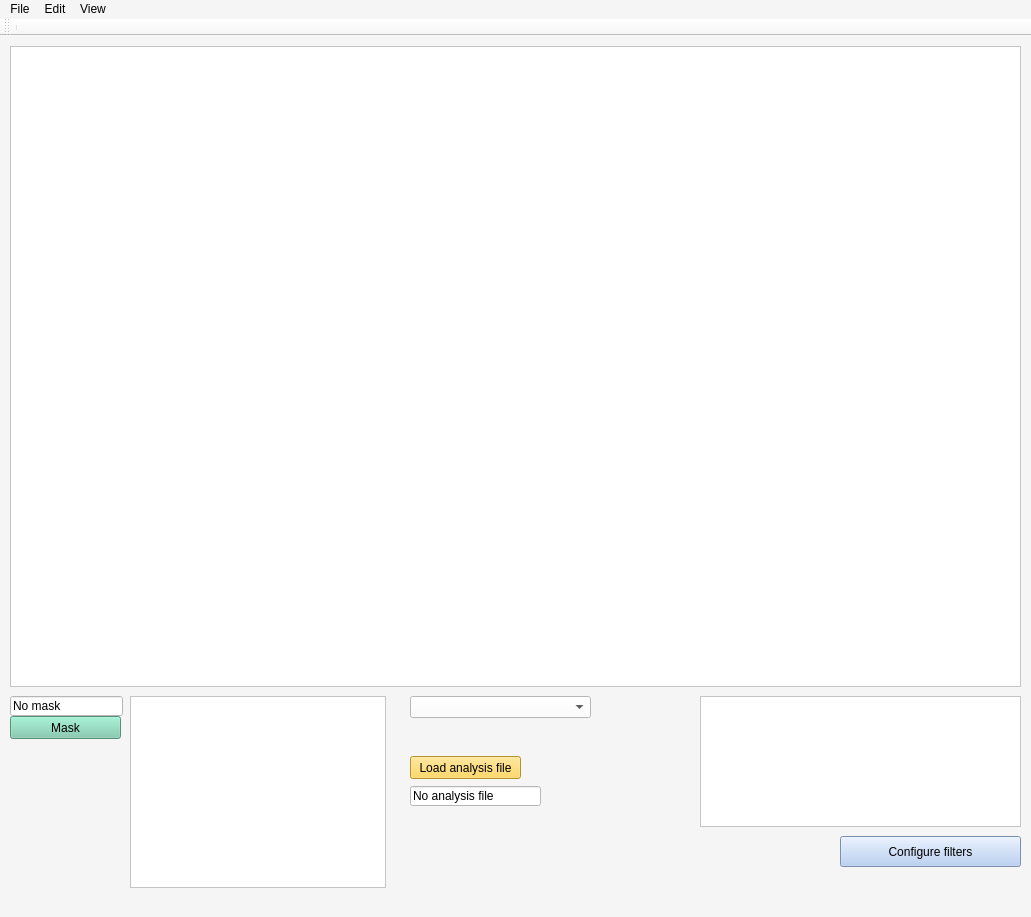
<?xml version="1.0" encoding="UTF-8"?>
<ui version="4.0">
 <class>MainWindow</class>
 <widget class="QMainWindow" name="MainWindow">
  <property name="geometry">
   <rect>
    <x>0</x>
    <y>0</y>
    <width>1031</width>
    <height>917</height>
   </rect>
  </property>
  <property name="windowTitle">
   <string>MainWindow</string>
  </property>
  <property name="styleSheet">
   <string notr="true">background-color: rgb(245,245,245);</string>
  </property>
  <widget class="QWidget" name="centralwidget">
   <widget class="QComboBox" name="imageFileNavigatorView">
    <property name="geometry">
     <rect>
      <x>410</x>
      <y>660</y>
      <width>181</width>
      <height>22</height>
     </rect>
    </property>
    <property name="styleSheet">
     <string notr="true">background-color: rgb(255,255,255);</string>
    </property>
   </widget>
   <widget class="QPushButton" name="toggleSegmentationMaskButton">
    <property name="geometry">
     <rect>
      <x>10</x>
      <y>680</y>
      <width>111</width>
      <height>23</height>
     </rect>
    </property>
    <property name="toolTip">
     <string>&lt;html&gt;&lt;head/&gt;&lt;body&gt;&lt;p&gt;Click to toggle the segmentation mask overlay (if exists)&lt;/p&gt;&lt;/body&gt;&lt;/html&gt;</string>
    </property>
    <property name="styleSheet">
     <string notr="true">color: rgb(0, 0, 0);
background-color: rgb(120, 201, 172);</string>
    </property>
    <property name="text">
     <string>Mask</string>
    </property>
   </widget>
   <widget class="QLineEdit" name="segmentationMaskFileDisplay">
    <property name="geometry">
     <rect>
      <x>10</x>
      <y>660</y>
      <width>113</width>
      <height>20</height>
     </rect>
    </property>
    <property name="styleSheet">
     <string notr="true">background-color: rgb(255, 255, 255);</string>
    </property>
    <property name="text">
     <string>No mask</string>
    </property>
   </widget>
   <widget class="QPushButton" name="loadAnalysisFileButton">
    <property name="geometry">
     <rect>
      <x>410</x>
      <y>720</y>
      <width>111</width>
      <height>23</height>
     </rect>
    </property>
    <property name="styleSheet">
     <string notr="true">background-color: rgb(252, 205, 64);</string>
    </property>
    <property name="text">
     <string>Load analysis file</string>
    </property>
   </widget>
   <widget class="QLineEdit" name="analysisFileDisplay">
    <property name="geometry">
     <rect>
      <x>410</x>
      <y>750</y>
      <width>131</width>
      <height>20</height>
     </rect>
    </property>
    <property name="styleSheet">
     <string notr="true">background-color: rgb(255, 255, 255);</string>
    </property>
    <property name="text">
     <string>No analysis file</string>
    </property>
   </widget>
   <widget class="QPushButton" name="filterButton">
    <property name="geometry">
     <rect>
      <x>840</x>
      <y>800</y>
      <width>181</width>
      <height>31</height>
     </rect>
    </property>
    <property name="styleSheet">
     <string notr="true">background-color: rgb(172, 199, 241);</string>
    </property>
    <property name="text">
     <string>Configure filters</string>
    </property>
   </widget>
   <widget class="QTableView" name="segmentationClassList">
    <property name="geometry">
     <rect>
      <x>130</x>
      <y>660</y>
      <width>256</width>
      <height>192</height>
     </rect>
    </property>
    <property name="styleSheet">
     <string notr="true">background-color: rgb(255, 255, 255);</string>
    </property>
   </widget>
   <widget class="ImageView" name="graphicsView">
    <property name="geometry">
     <rect>
      <x>10</x>
      <y>10</y>
      <width>1011</width>
      <height>641</height>
     </rect>
    </property>
    <property name="styleSheet">
     <string notr="true">background-color: rgb(255, 255, 255);</string>
    </property>
   </widget>
   <widget class="QListView" name="listView">
    <property name="geometry">
     <rect>
      <x>700</x>
      <y>660</y>
      <width>321</width>
      <height>131</height>
     </rect>
    </property>
    <property name="styleSheet">
     <string notr="true">background-color: rgb(255, 255, 255);</string>
    </property>
   </widget>
  </widget>
  <widget class="QMenuBar" name="menubar">
   <property name="geometry">
    <rect>
     <x>0</x>
     <y>0</y>
     <width>1031</width>
     <height>21</height>
    </rect>
   </property>
   <widget class="QMenu" name="menuFile">
    <property name="title">
     <string>File</string>
    </property>
    <addaction name="actionNew_Project"/>
    <addaction name="actionLoad_Project"/>
    <addaction name="actionSave_Project"/>
    <addaction name="actionSave_as"/>
    <addaction name="actionImage_Manager"/>
   </widget>
   <widget class="QMenu" name="menuEdit">
    <property name="title">
     <string>Edit</string>
    </property>
   </widget>
   <widget class="QMenu" name="menuView">
    <property name="title">
     <string>View</string>
    </property>
    <addaction name="actionNight_mode"/>
   </widget>
   <addaction name="menuFile"/>
   <addaction name="menuEdit"/>
   <addaction name="menuView"/>
  </widget>
  <widget class="QStatusBar" name="statusbar"/>
  <widget class="QToolBar" name="toolBar">
   <property name="windowTitle">
    <string>toolBar</string>
   </property>
   <attribute name="toolBarArea">
    <enum>TopToolBarArea</enum>
   </attribute>
   <attribute name="toolBarBreak">
    <bool>false</bool>
   </attribute>
   <addaction name="separator"/>
  </widget>
  <action name="actionLoad_Project">
   <property name="text">
    <string>Load Project</string>
   </property>
  </action>
  <action name="actionSave_Project">
   <property name="text">
    <string>Save Project</string>
   </property>
  </action>
  <action name="actionSave_as">
   <property name="text">
    <string>Save as...</string>
   </property>
  </action>
  <action name="actionImage_Manager">
   <property name="text">
    <string>Image Manager</string>
   </property>
  </action>
  <action name="actionNew_Project">
   <property name="text">
    <string>New Project</string>
   </property>
  </action>
  <action name="actionNight_mode">
   <property name="text">
    <string>Toggle night mode</string>
   </property>
  </action>
 </widget>
 <customwidgets>
  <customwidget>
   <class>ImageView</class>
   <extends>QGraphicsView</extends>
   <header>pyqtgraph</header>
  </customwidget>
 </customwidgets>
 <resources/>
 <connections/>
</ui>
